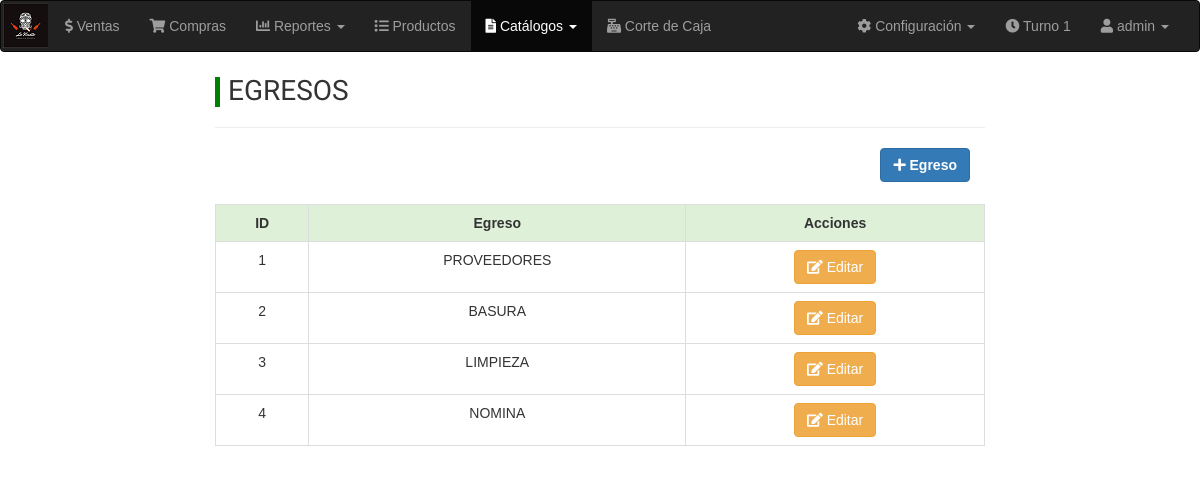
Page /egresos.php (signed in) on the committed database.
### tables this page shows
CREATE TABLE `catalogo_egresos`  (
  `id_catalogo_egresos` int(10) NOT NULL AUTO_INCREMENT,
  `tipo_egreso` varchar(255) NULL DEFAULT NULL,
  PRIMARY KEY (`id_catalogo_egresos`) USING BTREE
);

### egresos.php (the view, shortened to what this page needs)
<?php
$link = Conectarse();
$consulta = "SELECT * FROM catalogo_egresos";
$result = mysqli_query($link, $consulta);
if ($result) {
	while ($fila = mysqli_fetch_assoc($result)) {
		$egresos[] = $fila;
	}
} else {
	die("Error en la consulta $consulta" . mysqli_error($link));
}
?>
<!DOCTYPE html>
<html lang="es">
<head>
	<?php include("styles.php") ?>
	<link rel="stylesheet" href="css/catalogos.css">
</head>
<body class="egresos">
	<?php include("menu.php"); ?>
	<section class="encabezado container">
		<div class="titulo">EGRESOS</div>
		<hr>
		<div class="col-md-12 text-right">
			<button id="nuevo" type="button" class="btn btn-primary">
				<i class="fa fa-plus"></i><strong> Egreso</strong>
			</button>
		</div>
	</section>
	<br>
	<section class="container">
		<table class="table table-hover table-bordered">
			<tr class="encabezados success">
				<td><strong>ID</strong></td>
				<td><strong>Egreso</strong></td>
				<td><strong>Acciones</strong></td>
			</tr>
			<?php foreach ($egresos as $i => $fila) : ?>
			<tr class="contenido">
				<td><?php echo $fila["id_catalogo_egresos"] ?></td>
				<td><?php echo $fila["tipo_egreso"] ?></td>
				<td>
					<button class="btn btn-warning btn_editar" type="button" data-id_registro="<?php echo $fila["id_catalogo_egresos"] ?>">
						<i class="fas fa-edit"></i> Editar
					</button>
				</td>
			</tr>
			<?php endforeach ?>
		</table>
	</section>
</body>
</html>

### css/catalogos.css (style rules this page uses)
.encabezado { margin-top: 25px; }
.titulo { height: 30px; font-family: "Roboto", sans-serif; font-size: 28px; font-weight: normal; padding-left: 8px; padding-top: 3px; border-left-style: solid; border-left-color: green; border-left-width: 5px; }
.encabezados, .contenido { text-align: center; }

### rows in the picture
catalogo_egresos: id_catalogo_egresos "1", tipo_egreso "PROVEEDORES"
catalogo_egresos: id_catalogo_egresos "2", tipo_egreso "BASURA"
catalogo_egresos: id_catalogo_egresos "3", tipo_egreso "LIMPIEZA"
catalogo_egresos: id_catalogo_egresos "4", tipo_egreso "NOMINA"

### other values in the picture
$_COOKIE["id_turnos"] "1"
$_COOKIE["nombre_usuarios"] "admin"
